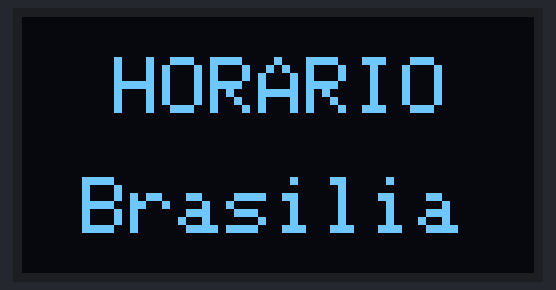
The sketch below on a simulated ESP32. Shown: 128×64 one-colour display. WiFi joins after 1.5 s; servers stay silent unless stated; the local clock reads 2024-03-15 10:24:30 at power-on unless the sketch sets it; web services answer with replies made up by the test bench; what the sketch prints to the serial monitor is not drawn.

Above: at 5.7 s.
At 10.9 s:
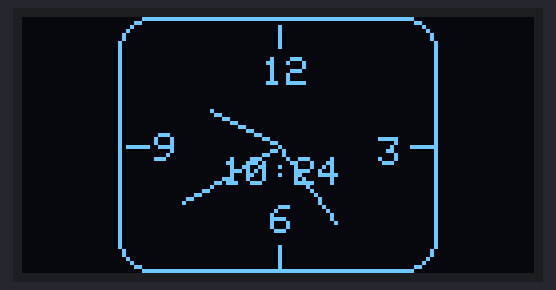
At 17.9 s:
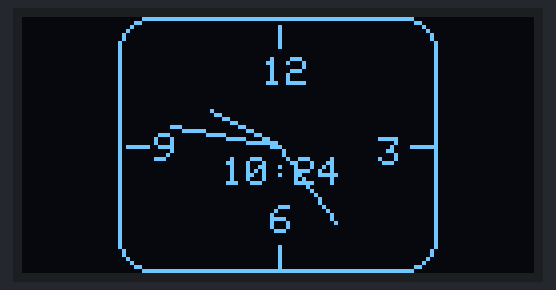
At 24.9 s:
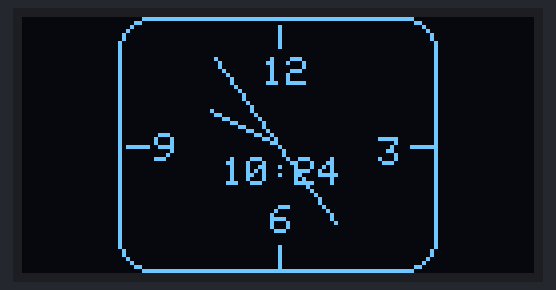
At 31.9 s:
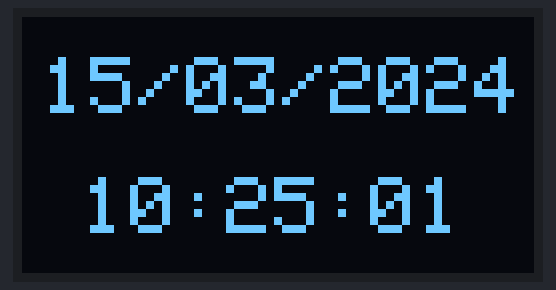
At 38.9 s:
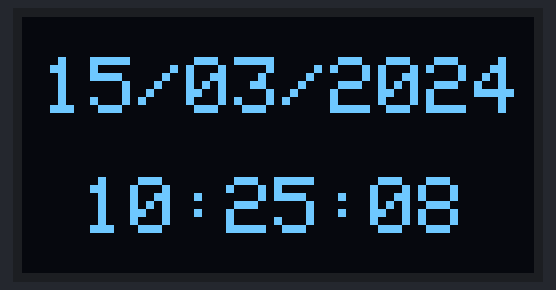

The sketch:

Clock-Web.ino
```cpp
#include <SPI.h>
#include <Wire.h>
#include <Adafruit_GFX.h>
#include <Adafruit_SSD1306.h>
#include <WiFi.h>
#include <HTTPClient.h>
#include <ArduinoJson.h>

#define SSID         "---"
#define PASSWORD     "---"
#define ENDPOINTHOUR "http://worldtimeapi.org/api/timezone/America/Sao_Paulo"

#define SCREEN_WIDTH 128
#define SCREEN_HEIGHT 64
#define OLED_RESET   -1
#define SCREEN_ADDRESS 0x3C

#define UPDATE_INTERVAL 1000

Adafruit_SSD1306 display(SCREEN_WIDTH, SCREEN_HEIGHT, &Wire, OLED_RESET);

void show_display( const String mensage ) {
  display.clearDisplay();
  display.setTextSize(1);
  display.setTextColor(SSD1306_WHITE);
  display.setCursor(0, 10);
  display.println(mensage);
  display.display();
}

void tela_analogica( const int segundos, const int minutos, const int horas, const String horas_minutos ) {

  display.clearDisplay();

  // Desenha o retângulo arredondado 80x64 no meio da tela
  display.drawRoundRect((SCREEN_WIDTH - 80) / 2, 0, 80, 64, 8, SSD1306_WHITE);

  int rectX = (SCREEN_WIDTH - 80) / 2;
  int rectY = 0;


  display.drawLine(rectX + 40, rectY + 2, rectX + 40, rectY + 7, SSD1306_WHITE);
  display.drawLine(rectX + 78, rectY + 32, rectX + 73, rectY + 32, SSD1306_WHITE);
  display.drawLine(rectX + 40, rectY + 62, rectX + 40, rectY + 57, SSD1306_WHITE);
  display.drawLine(rectX + 2, rectY + 32, rectX + 7, rectY + 32, SSD1306_WHITE);

  // Desenha os números
  display.setTextSize(1);
  display.setTextColor(SSD1306_WHITE);

  display.setCursor(rectX + 36, rectY + 10);
  display.print("12");

  display.setCursor(rectX + 65, rectY + 30);
  display.print("3");

  display.setCursor(rectX + 38, rectY + 47);
  display.print("6");

  display.setCursor(rectX + 9, rectY + 29);
  display.print("9");

  display.setCursor(rectX + 26, rectY + 35);
  display.print(horas_minutos);

  // Calcula o ângulo correspondente aos segundos (0 a 59) em radianos
  float segundos_angulo = (segundos - 15) * (PI / 30);
  float minutos_angulo  = ( minutos - 15) * (PI / 30);
  float horas_angulo    = ( horas - 15) * (PI / 6 );

  // Calcula as coordenadas do ponteiro dos segundos
  int centro_segundos_x = (SCREEN_WIDTH - 80) / 2 + 40;
  int centro_segundos_y = 32;
  int ponteiro_segundos_x = centro_segundos_x + int(28 * cos(segundos_angulo));
  int ponteiro_segundos_y = centro_segundos_y + int(28 * sin(segundos_angulo));

  // Calcula as coordenadas do ponteiro dos minutos
  int centro_minutos_x = (SCREEN_WIDTH - 80) / 2 + 40;
  int centro_minutos_y = 32;
  int ponteiro_minutos_x = centro_minutos_x + int(24 * cos(minutos_angulo));
  int ponteiro_minutos_y = centro_minutos_y + int(24 * sin(minutos_angulo));

    // Calcula as coordenadas do ponteiro das horas
  int centro_horas_x = (SCREEN_WIDTH - 80) / 2 + 40;
  int centro_horas_y = 32;
  int ponteiro_horas_x = centro_horas_x + int(20 * cos(horas_angulo));
  int ponteiro_horas_y = centro_horas_y + int(20 * sin(horas_angulo));

  // Desenha o ponteiro dos segundos
  display.drawLine(centro_segundos_x, centro_segundos_y, ponteiro_segundos_x, ponteiro_segundos_y, SSD1306_WHITE);
  // Desenha o ponteiro dos minutos (uma linha reta)
  display.drawLine(centro_minutos_x, centro_minutos_y, ponteiro_minutos_x, ponteiro_minutos_y, SSD1306_WHITE);
  // Desenha o ponteiro das horas (uma linha reta)
  display.drawLine(centro_horas_x, centro_horas_y, ponteiro_horas_x, ponteiro_horas_y, SSD1306_WHITE);


  display.display();
}

void tela_digital( const String format_date, const String time ) {
  display.clearDisplay();
  display.setTextSize(2);
  display.setTextColor(SSD1306_WHITE);
  display.setCursor(5, 10);
  display.println(format_date);
  display.setCursor(15, 40);
  display.println(time);
  display.display();
}

void get_horario( const bool trocar ) {
  if (WiFi.status() == WL_CONNECTED) {
    HTTPClient http;
    http.begin(ENDPOINTHOUR);

    int httpCode = http.GET();
    if (httpCode > 0) {
      if (httpCode == HTTP_CODE_OK) {
        String payload = http.getString();
        //Serial.println(payload);

        StaticJsonDocument<1024> doc;
        DeserializationError error = deserializeJson(doc, payload);

        if (error) {
          Serial.print("Erro ao fazer o parse do JSON: ");
          Serial.println(error.c_str());
          return;
        }

        // Extrai a hora atual no formato 24 horas
        const char* datetime = doc["datetime"];
        String time = String(datetime).substring(11, 19);
        String date = String(datetime).substring(0, 10);

        String segundo_string = String(datetime).substring(17, 19);
        String minutos_string = String(datetime).substring(14, 16);
        String horas_string   = String(datetime).substring(11, 13);

        String horas_minutos   = String(datetime).substring(11, 16);

        Serial.print("Hora atual em Brasília: ");
        Serial.println(time);

        // Converte a data para o formato dd/MM/yyyy
        String year = date.substring(0, 4);
        String month = date.substring(5, 7);
        String day = date.substring(8, 10);
        String format_date = day + "/" + month + "/" + year;

        if(trocar) {
          tela_analogica(segundo_string.toInt(), minutos_string.toInt(), (horas_string.toInt() - 12), horas_minutos);
        } else {
          tela_digital(format_date, time);
        }


      } else {
        Serial.print("Código de resposta HTTP: ");
        Serial.println(httpCode);
      }
    } else {
      Serial.println("Erro na requisição HTTP");
    }
    http.end();
  } else {
    Serial.println("WiFi desconectado");
  }
}

void verifica_conexao() {

  String mensage_conect = "";

  if (WiFi.status() != WL_CONNECTED) {
    mensage_conect = "Reconectando ao Wi-Fi.";
    WiFi.begin(SSID, PASSWORD);
    while (WiFi.status() != WL_CONNECTED) {
      delay(500);

      mensage_conect.concat(".");
      Serial.println(mensage_conect);
      show_display(mensage_conect);

    }
    mensage_conect = "Conectado ao Wi-Fi   ";
    mensage_conect.concat(SSID);

    Serial.println();
    Serial.println(mensage_conect);
    show_display(mensage_conect);
    delay(2000);
  }
}

void setup() {
  Serial.begin(115200);
  delay(4000);

  if (!display.begin(SSD1306_SWITCHCAPVCC, SCREEN_ADDRESS)) {
    Serial.println("Falha na inicialização do SSD1306");
    for (;;);
  }

  WiFi.begin(SSID, PASSWORD);
  String mensage_conect = "Conectando-se ao Wi-Fi";

  while (WiFi.status() != WL_CONNECTED) {
    delay(500);
      mensage_conect.concat(".");
      Serial.println(mensage_conect);
      show_display(mensage_conect);
  }

  Serial.println();
  Serial.println("Conectado ao Wi-Fi");
  show_display("Conectado ao Wi-Fi");

  display.clearDisplay();
  display.setTextSize(2);
  display.setTextColor(SSD1306_WHITE);
  display.setCursor(23, 10);
  display.println(F("HORARIO"));
  display.setCursor(15, 40);
  display.println(F("Brasilia"));
  display.display();

  delay(5000);

}

void loop() {

  static unsigned long previous_millis = 0;
  static int trocar_tela = 0;
  static bool trocar = true;

  unsigned long current_millis = millis();

  if (current_millis - previous_millis >= UPDATE_INTERVAL) {
    previous_millis = current_millis;
    get_horario(trocar);

    trocar_tela++;
    if( trocar_tela >= 15 ) {
      trocar_tela = 0;
      trocar = !trocar;
    }
  }

  verifica_conexao();

}
```

Measured:
- what the display in image 0 shows lasts 5.2 s, from 5.7 s to 10.9 s
- what the display in image 1 shows lasts 1.0 s, from 10.9 s to 11.9 s
